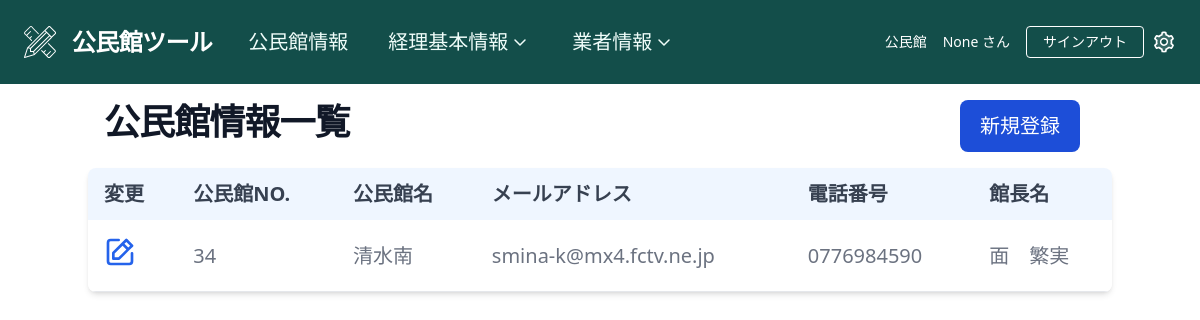
The app's page /accounts/hall/ (signed in) with its own data.
### accounts/models.py (models this page shows, shortened)
class User(AbstractBaseUser, PermissionsMixin):
    login_user = models.CharField(
        verbose_name=_("login user"),
        unique=True,
        max_length=64,
    )
    email = models.EmailField(
        verbose_name=_("email"),
    )
    name = models.CharField(
        verbose_name=_("name"),
        max_length=150,
        null=True,
        blank=False
    )
    public_hall = models.ForeignKey(
         PublicHall,
         on_delete=models.CASCADE,
         null=True,
         blank=True,
    )
    is_superuser = models.BooleanField(
        verbose_name=_("is_superuer"),
        default=False
    )
    is_staff = models.BooleanField(
        verbose_name=_('staff status'),
        default=False,
    )
    is_active = models.BooleanField(
        verbose_name=_('active'),
        default=True,
    )
    created_at = models.DateTimeField(
        verbose_name=_("created_at"),
        auto_now_add=True
    )
    updated_at = models.DateTimeField(
        verbose_name=_("updateded_at"),
        auto_now=True
    )
    objects = UserManager()
    USERNAME_FIELD = 'login_user' # ログイン時、ユーザー名の代わりにlogin_userを使用
    REQUIRED_FIELDS = ['email']  # スーパーユーザー作成時にemailも設定する

class PublicHall(models.Model):
	number = models.DecimalField('公民館No.',primary_key=True, unique=True,max_digits=4, decimal_places=0)
	name = models.CharField('公民館名', max_length=32)
	email = models.EmailField('メールアドレス', max_length=128)
	tel = models.CharField('電話番号', max_length=16)
	director = models.CharField('館長', max_length=32)

### accounts/views.py (the view)
# urls.py: path('hall/', views.HallListView.as_view(), name="hall"),
class HallListView(ListView):
    template_name = "accounts/public_hall.html"
    model = PublicHall
    ordering = 'number'
    def get_context_data(self):
        context = super().get_context_data()
        context['page_title'] = '公民館情報一覧'
        context['form'] = HallForm()    # Create/Update Modal画面用
        return context

### templates/accounts/public_hall.html (shortened to what this page needs)
{% extends 'base.html' %}
{%block content %}
<div id="content">
  <section class="bg-white">
    <div
      class="flex flex-row py-4 px-4 mx-auto items-center justify-between"
    >
      <h1
        class="mb-2 text-4xl font-extrabold tracking-tight leading-none text-gray-900"
      >
        {{ page_title }}
      </h1>
      <div class="space-y-2 mr-4">
        <button
          type="button"
          data-modal-target="#create-modal"
          data-modal-toggle="authentication-modal"
          class="modal-open-button inline-flex justify-center items-center py-3 px-5 text-xl font-medium text-center text-white rounded-lg bg-blue-700 hover:bg-blue-800 focus:ring-4 focus:ring-blue-300"
        >
          新規登録
        </button>
      </div>
    </div>
  </section>
  <div class="relative overflow-x-auto shadow-md sm:rounded-lg">
    <table class="w-full text-xl text-left rtl:text-right text-gray-500">
      <thead class="text-gray-700 uppercase bg-blue-50">
        <tr>
          <th scope="col" class="px-4 py-3">変更</th>
          <th scope="col" class="px-4 py-3">公民館No.</th>
          <th scope="col" class="px-4 py-3">公民館名</th>
          <th scope="col" class="px-4 py-3">メールアドレス</th>
          <th scope="col" class="px-4 py-3">電話番号</th>
          <th scope="col" class="px-4 py-3">館長名</th>
        </tr>
      </thead>
      <tbody>
        {% for object in object_list %}
        <tr class="odd:bg-white even:bg-gray-50 border-b">
          <td class="px-4 py-4">
          <button
            type="button"
            class="modal-open-button font-medium text-blue-600"
            data-modal-hide="authentication-modal"
            data-modal-target="#update-modal"
            data-modal-id = {{object.number}}
          >
            <a href="#" class=" hover:underline">
            </a>
          </td>
          <td class="px-4 py-4">{{ object.number }}</td>
          <td class="px-4 py-4">{{ object.name }}</td>
          <td class="px-4 py-4">{{ object.email }}</td>
          <td class="px-4 py-4">{{ object.tel }}</td>
          <td class="px-4 py-4">{{ object.director }}</td>
        </tr>
        {% endfor %}
      </tbody>
    </table>
  </div>
</div>
{% endblock %}

### templates/base.html (shortened to what this page needs)
{% load static %}
<!DOCTYPE html>
<html lang="ja">
  <head>
    <link href="{% static 'css/styles.css' %}" rel="stylesheet" />
  </head>
  <body>
    <nav class="flex flex-row items-center justify-between bg-teal-900 p-6">
      <div class="flex items-center flex-row text-white mr-6">
        <a href="{% url 'accounting:index' %}" class="mr-4">
          <span class="font-semibold text-2xl tracking-tight"
            >公民館ツール</span
          >
        </a>
        <a
          href="{% url 'accounts:hall' %}"
          class="text-xl text-teal-50 hover:text-white font-medium rounded-lg px-5 py-1 text-center inline-flex items-center"
        >
          公民館情報
        </a>
        <button
          type="button"
          data-dropdown-toggle="dropdownAccounting"
          class="dropdownbutton text-xl text-teal-50 hover:text-white font-medium rounded-lg px-5 py-1 text-center inline-flex items-center"
        >
          経理基本情報
          <svg
            xmlns="http://www.w3.org/2000/svg"
            width="24"
            height="24"
            viewBox="0 0 24 24"
          >
            <path
              fill="none"
              stroke="currentColor"
              stroke-linecap="round"
              stroke-linejoin="round"
              stroke-width="1.5"
              d="m7 10l5 5l5-5"
            />
          </svg>
        </button>
        <button
          type="button"
          data-dropdown-toggle="dropdownSupplier"
          class="dropdownbutton text-xl text-teal-50 hover:text-white font-medium rounded-lg px-5 py-1 text-center inline-flex items-center"
        >
          業者情報
          <svg
            xmlns="http://www.w3.org/2000/svg"
            width="24"
            height="24"
            viewBox="0 0 24 24"
          >
            <path
              fill="none"
              stroke="currentColor"
              stroke-linecap="round"
              stroke-linejoin="round"
              stroke-width="1.5"
              d="m7 10l5 5l5-5"
            />
          </svg>
        </button>
      </div>
      <div class="flex flex-row items-center justify-end">
        <div class="text-white text-sm mr-4">
          {{ user.public_hall.name }}公民館
        </div>
        <div class="text-white text-sm mr-4">{{ user.name }} さん</div>
        <form action="{% url 'accounts:logout' %}" method="post" name="logout">
          <button
            type="submit"
            class="inline-block text-sm px-4 py-2 leading-none border rounded text-white border-white hover:border-transparent hover:text-teal-500 hover:bg-white mt-4 lg:mt-0"
          >
            サインアウト
          </button>
        </form>
        <div class="ml-2 text-white">
        </div>
      </div>
    </nav>
    <div class="container mx-auto text-center">
      {% block content %} {% endblock %}
    </div>
  </body>
</html>

### records on screen
User: name "None"
PublicHall: number "34", name "清水南", email "smina-k@mx4.fctv.ne.jp", tel "0776984590", director "面 繁実"

### other values on screen
{{ page_title }} "公民館情報一覧"
